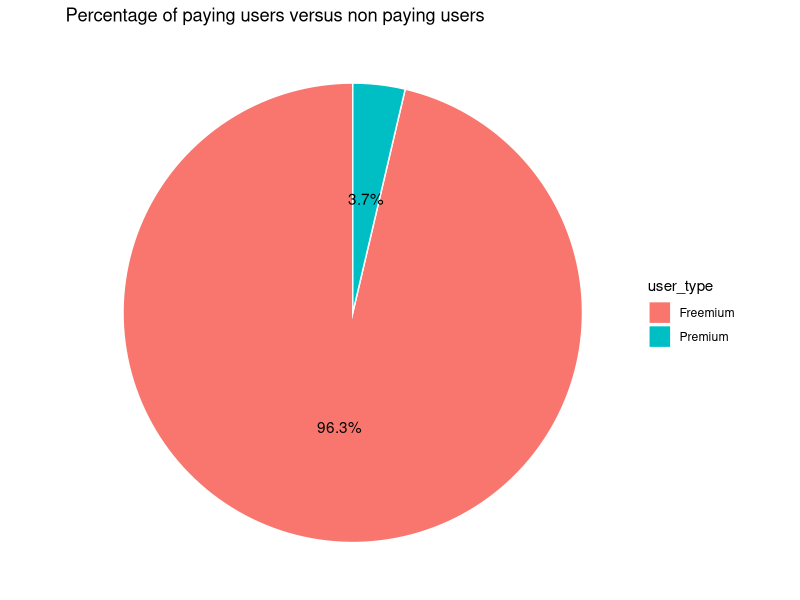
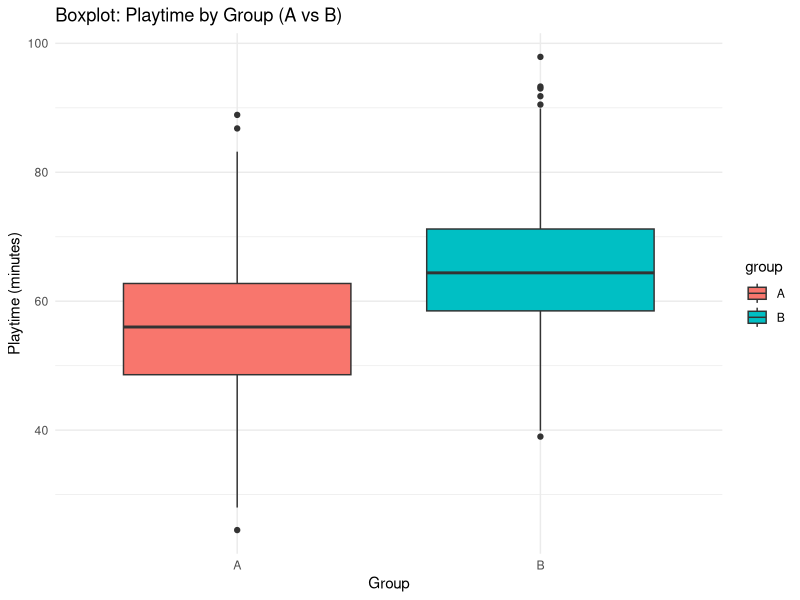
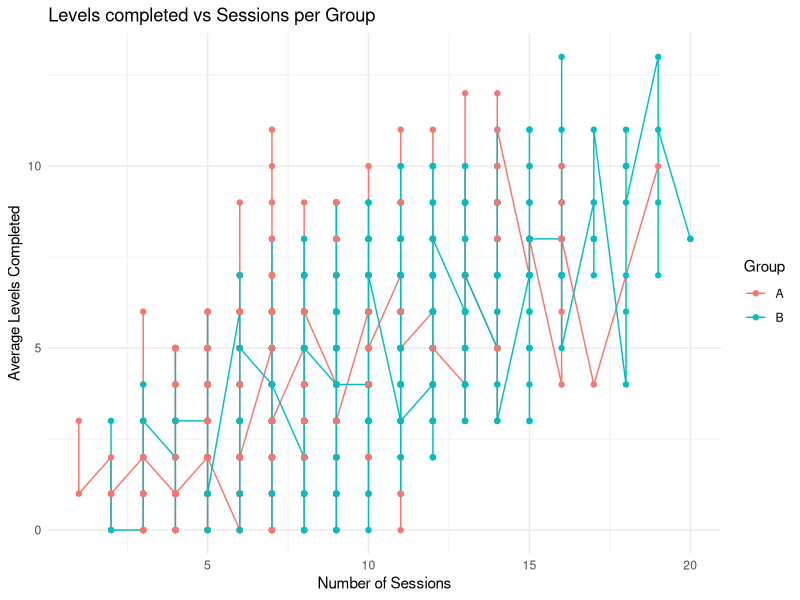
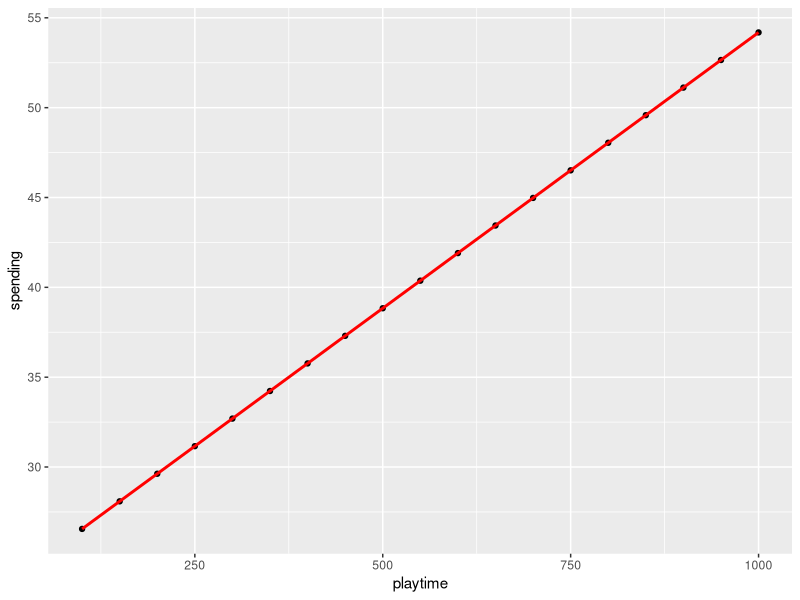

The R source for these figures, in order:
## ---- chunk 1
knitr::opts_chunk$set(echo = TRUE)
library(ggplot2)
library(knitr)
library(kableExtra)
library(dplyr)
#library(rpart)
#library(rpart.plot)
#library(caret)
## ---- chunk 2
#read the file
DS <- read.csv("gaming_data.csv")
colnames(DS)
## ---- chunk 3

# 1 Function to compute descriptive metrics

describe_segment <- function(df, segment_name) 
{
  data.frame(
    Segment = segment_name,
    Variable = c("playtime", "sessions", "levels", "spending"),
    Average = c(mean(df$playtime),
                mean(df$sessions),
                mean(df$levels),
                mean(df$spending)),
    StandardDeviation = c(sd(df$playtime),
                          sd(df$sessions),
                          sd(df$levels),
                          sd(df$spending))
  )
}

# 2 Premium and Freemium datasets

DS_Premium  <- DS[DS$user_type == "Premium", ]
DS_Freemium <- DS[DS$user_type == "Freemium", ]

# 3 Generate all tables

global_table   <- describe_segment(DS,          "All users")
premium_table  <- describe_segment(DS_Premium,  "Premium")
freemium_table <- describe_segment(DS_Freemium, "Freemium")

# ---- GLOBAL TABLE ----
global_table %>%
  kable(format = "html", digits = 2,
        caption = "Global - Descriptive Metrics") %>%
  kable_styling(bootstrap_options = c("striped", "hover", "condensed")) %>%
  column_spec(1, bold = TRUE) %>%
  column_spec(2, bold = TRUE) %>%
  column_spec(3, color = "blue") %>%
  column_spec(4, color = "darkred")

# ---- PREMIUM TABLE ----
premium_table %>%
  kable(format = "html", digits = 2,
        caption = "Premium Users - Descriptive Metrics") %>%
  kable_styling(bootstrap_options = c("striped", "hover", "condensed")) %>%
  column_spec(1, bold = TRUE) %>%
  column_spec(2, bold = TRUE) %>%
  column_spec(3, color = "blue") %>%
  column_spec(4, color = "darkred")

# ---- FREEMIUM TABLE ----
freemium_table %>%
  kable(format = "html", digits = 2,
        caption = "Freemium Users - Descriptive Metrics") %>%
  kable_styling(bootstrap_options = c("striped", "hover", "condensed")) %>%
  column_spec(1, bold = TRUE) %>%
  column_spec(2, bold = TRUE) %>%
  column_spec(3, color = "blue") %>%
  column_spec(4, color = "darkred")

## ---- chunk 4
# ARPU
ARPU <- mean(DS$spending)

# ARPPU
paying_users <- DS[DS$spending > 0,]
ARPPU <- mean(paying_users$spending)

# Conversion Rate
conversion_rate <- nrow(paying_users) / nrow(DS)

# Engagement index per player
DS$engagement_index <- DS$playtime * DS$sessions

# Average Engagement Index
avg_engagement <- mean(DS$engagement_index)

# Results
metrics <- data.frame(
  Metric = c("ARPU", "ARPPU", "Conversion Rate", "Average Engagement Index"),
  Value = c(ARPU, ARPPU, conversion_rate, avg_engagement)
)

kableExtra::kable(metrics, caption = "Game Performance Metrics")
## ---- chunk 5
#1
# Percentage of paying users versus non paying users.
percent_summary <- DS %>%
  group_by(user_type) %>%
  summarise(count = n()) %>%
  mutate(percent = count / sum(count) * 100)

ggplot(percent_summary, aes(x = "", y = percent, fill = user_type)) +
  geom_col(width = 1, color = "white") +   
  coord_polar(theta = "y") +               
  geom_text(aes(label = paste0(round(percent,1), "%")),
            position = position_stack(vjust = 0.5)) +  
  labs(title = "Percentage of paying users versus non paying users") +
  theme_void()                      
## ---- chunk 6
#2
# Boxplot comparing playtime and engagement of group A vs. group B.
DS <- DS %>%
  mutate(engagement = playtime * sessions)

# Boxplot de playtime per grup
ggplot(DS, aes(x = group, y = playtime, fill = group)) +
  geom_boxplot() +
  labs(title = "Boxplot: Playtime by Group (A vs B)",
       x = "Group",
       y = "Playtime (minutes)") +
  theme_minimal()

## ---- chunk 7
#3
# Line plot: Levels completed vs Sessions per Group
ggplot(DS, aes(x = sessions, y = levels, color = group)) +
  geom_line() +
  geom_point() +
  labs(title = "Levels completed vs Sessions per Group",
       x = "Number of Sessions",
       y = "Average Levels Completed",
       color = "Group") +
  theme_minimal()

## ---- chunk 8

# variables: playtime sessions, levels, friends and skill_score.

DS_Predict_Regression <- DS[, c("sessions", "levels", "friends", "skill_score", "playtime", "spending")]
model <- lm( spending ~ ., DS_Predict_Regression)
summary(model)

## ---- chunk 9
# Create a random data frame
random_user <- data.frame(
  playtime = 200, 
  sessions = 10, 
  levels = 5,
  friends =100, 
  skill_score=60
)

# Predict the spending using the previous model
predict(model, random_user)

# Create a new simulation
playtime_seq <- seq(100,1000,50)
simulation <- data.frame(
  playtime = playtime_seq, 
  sessions = 10,
  levels = 5,
  friends =100,
  skill_score=60
  )

simulation$spending<-predict(model, simulation)
print(simulation)

# Create the plot
ggplot(simulation, aes(x = playtime, y = spending))+ 
  geom_point() +
  geom_smooth(method = "lm", se = FALSE, color = "red")

## ---- chunk 10

model_categorical <- lm(spending ~., DS)
summary(model_categorical)
